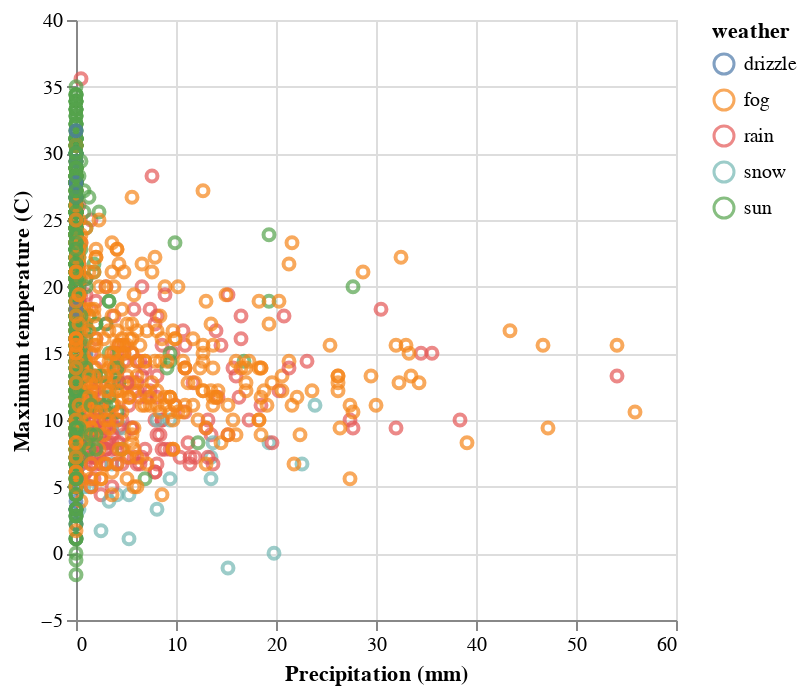

The notebook cell saved with this chart:
### Markdown cell above
This is the **expanded version** which you need specify more detail (here, we specify titles). Otherwise, it looks the same.

### Code cell
import altair as alt

alt.Chart(weather_data).mark_point().encode(
  alt.X('precipitation').title("Precipitation (mm)"),
  alt.Y('temp_max').title("Maximum temperature (C)"),
  alt.Color('weather')
)

### Figure 1 — Vega-Lite specification as saved in the notebook (floating-point values rounded to 4 significant figures; data arrays with more than 128 entries replaced by an {"elided": "..."} marker saying what was removed)
{"config": {"view": {"continuousWidth": 300, "continuousHeight": 300}}, "data": {"name": "data-830c39fec90146253fb06a06c26374ef"}, "mark": {"type": "point"}, "encoding": {"color": {"field": "weather", "type": "nominal"}, "x": {"field": "precipitation", "title": "Precipitation (mm)", "type": "quantitative"}, "y": {"field": "temp_max", "title": "Maximum temperature (C)", "type": "quantitative"}}, "$schema": "https://vega.github.io/schema/vega-lite/v5.14.1.json", "datasets": {"data-830c39fec90146253fb06a06c26374ef": {"elided": "1461 records"}}}
